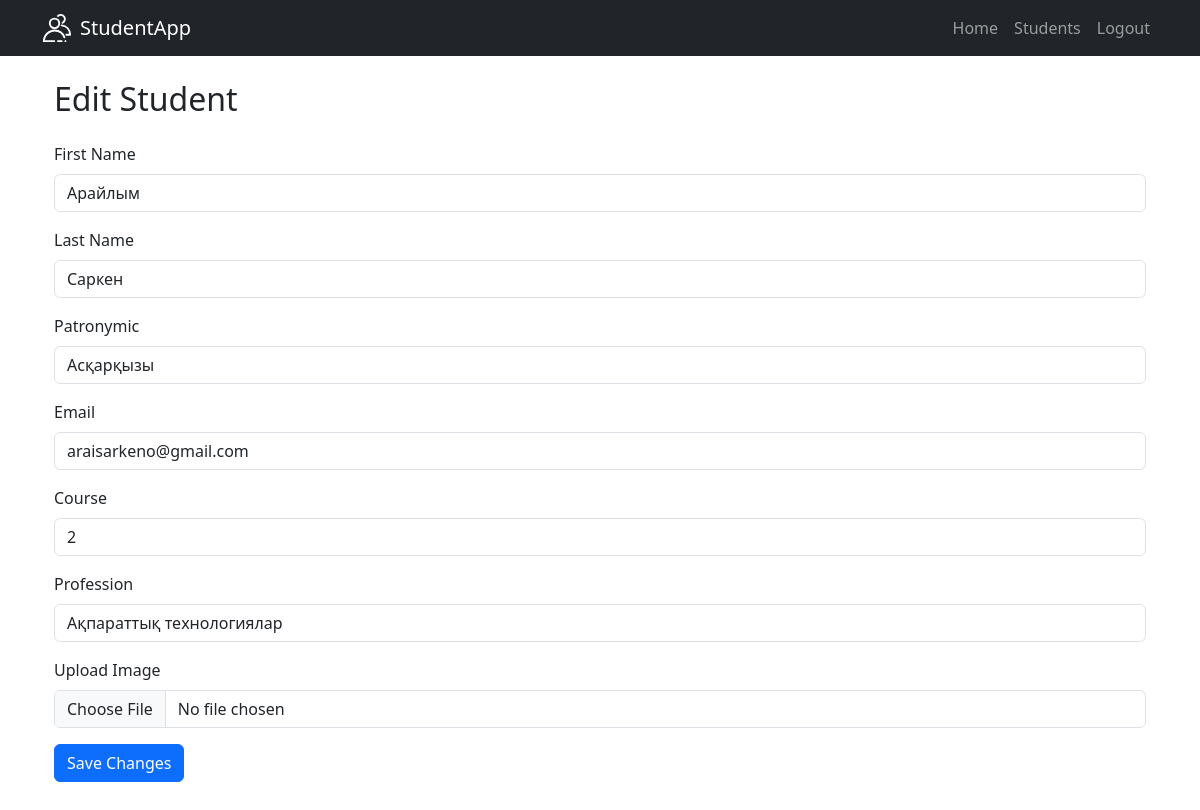
The page /students/edit/14 (signed in) on the database its author committed.
### app/models.py (models this page shows)
class Student(db.Model):
    id = db.Column(db.Integer, primary_key=True)
    first_name = db.Column(db.String(100), nullable=False)
    last_name = db.Column(db.String(100), nullable=False)
    patronymic = db.Column(db.String(100), nullable=True)
    email = db.Column(db.String(120), unique=True, nullable=False)
    course = db.Column(db.String(100), nullable=False)
    profession = db.Column(db.String(100), nullable=True)
    image = db.Column(db.String(100), nullable=True, default='default.jpg')
    created_at = db.Column(db.DateTime, default=datetime.utcnow())
    user_id = db.Column(db.Integer, db.ForeignKey('user.id'), nullable=False)
    user = db.relationship('User', backref='students', lazy=True)

### app/students/routes.py (the view, shortened to what this page needs)
@students.route('/students/edit/<int:id>', methods=['GET', 'POST'])
@login_required
def edit_student(id):
    student = Student.query.get_or_404(id)
    if student.user_id != current_user.id and not current_user.is_admin:
        flash("You don't have permission to edit this student.", "danger")
        return redirect(url_for('students.list_students'))
    form = StudentForm(original_email=student.email, obj=student)
    return render_template('students/edit.html', form=form, student=student)

### app/forms.py (shortened to what this page needs)
class StudentForm(FlaskForm):
    first_name = StringField('First Name', validators=[DataRequired(), Length(min=2, max=100)])
    last_name = StringField('Last Name', validators=[DataRequired(), Length(min=2, max=100)])
    patronymic = StringField('Patronymic', validators=[Length(max=100)])
    course = StringField('Course', validators=[DataRequired(), Length(min=1, max=20)])
    profession = StringField('Profession', validators=[Length(max=100)])
    email = StringField('Email', validators=[DataRequired(), Email(), Length(min=2, max=100)])
    image = FileField('Upload Image', validators=[FileAllowed(['jpg', 'jpeg', 'png'])])
    created_at = DateField('Дата поступления', format='%Y-%m-%d')
    submit = SubmitField('Save')
    def __init__(self, original_email=None, *args, **kwargs):
        super().__init__(*args, **kwargs)
        self.original_email = original_email

### app/models.py (called while the page is built)
@login_manager.user_loader
def load_user(user_id):
    return User.query.get(int(user_id))

### app/templates/students/edit.html (shortened to what this page needs)
{% extends "base.html" %}
{% block content %}
    <div class="container">
        <h2 class="my-4">Edit Student</h2>
        <form method="POST" enctype="multipart/form-data">
            <div class="mb-3">
                {{ form.first_name.label(class="form-label") }}
                {{ form.first_name(class="form-control", placeholder="First Name") }}
            </div>
            <div class="mb-3">
                {{ form.last_name.label(class="form-label") }}
                {{ form.last_name(class="form-control", placeholder="Last Name") }}
            </div>
            <div class="mb-3">
                {{ form.patronymic.label(class="form-label") }}
                {{ form.patronymic(class="form-control", placeholder="Patronymic") }}
            </div>
            <div class="mb-3">
                {{ form.email.label(class="form-label") }}
                {{ form.email(class="form-control", placeholder="Email") }}
            </div>
            <div class="mb-3">
                {{ form.course.label(class="form-label") }}
                {{ form.course(class="form-control", placeholder="Course") }}
            </div>
            <div class="mb-3">
                {{ form.profession.label(class="form-label") }}
                {{ form.profession(class="form-control", placeholder="Profession") }}
            </div>
            <div class="mb-3">
                {{ form.image.label(class="form-label") }}
                {{ form.image(class="form-control") }}
            </div>
            <button type="submit" class="btn btn-primary mb-5">Save Changes</button>
        </form>
    </div>
{% endblock %}

### rows shown on the page
Student: first_name "Арайлым", last_name "Саркен", patronymic "Асқарқызы", email "araisarkeno@gmail.com", course "2", profession "Ақпараттық технологиялар"
